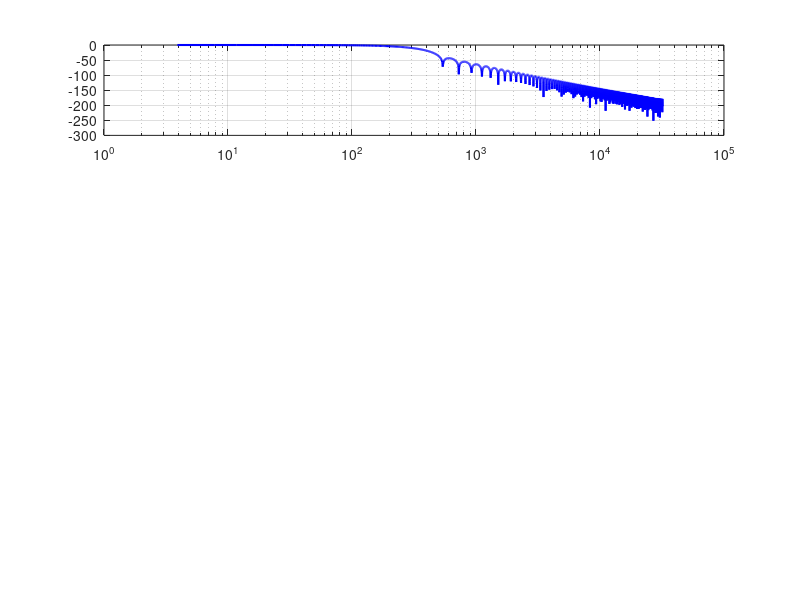

Source code (MATLAB): (Note: this script raises an error after producing the figure.)
%% Diseño de Filtros FIR usando Ventanas para Ecualizador de Audio
% Segundo Parcial - Señales y Sistemas II
% Ecualizador de 4 bandas usando filtros FIR

clear all;
close all;
clc;

%% Especificaciones generales
fs = 64000; % Frecuencia de muestreo en Hz
Ts = 1/fs;  % Periodo de muestreo

% Frecuencias centrales de cada banda
f_central = [102.4, 512, 2560, 12800]; % Hz

% Atenuaciones especificadas
Ap = 6;  % Atenuación en banda de paso (dB) - especificación FIR
As = 15; % Atenuación en banda de rechazo (dB)

fprintf('=== DISEÑO DE FILTROS FIR USANDO VENTANAS ===\n\n');
fprintf('Frecuencia de muestreo: %.0f Hz\n', fs);
fprintf('Frecuencias centrales: %.1f Hz, %.0f Hz, %.2f kHz, %.1f kHz\n\n', ...
    f_central(1), f_central(2), f_central(3)/1000, f_central(4)/1000);

%% Cálculo de frecuencias de corte (media geométrica)
% Las frecuencias de corte están a -3dB y se calculan como la media
% geométrica entre frecuencias centrales adyacentes

fc = zeros(1, 3);
fc(1) = sqrt(f_central(1) * f_central(2));  % Entre 102.4 y 512 Hz
fc(2) = sqrt(f_central(2) * f_central(3));  % Entre 512 y 2560 Hz
fc(3) = sqrt(f_central(3) * f_central(4));  % Entre 2560 y 12800 Hz

fprintf('--- Frecuencias de corte (-3dB) ---\n');
fprintf('fc1 = %.2f Hz (entre %.1f y %.0f Hz)\n', fc(1), f_central(1), f_central(2));
fprintf('fc2 = %.2f Hz (entre %.0f y %.0f Hz)\n', fc(2), f_central(2), f_central(3));
fprintf('fc3 = %.2f Hz (entre %.0f y %.0f Hz)\n\n', fc(3), f_central(3), f_central(4));

%% Cálculo del ancho de banda de transición (Δf) para cada filtro

% Filtro 1: Pasabajos (102.4 Hz)
% Banda de paso: 0 - fc(1) Hz
% Banda de rechazo: desde f_central(2) Hz
delta_f1 = f_central(2) - fc(1);

% Filtro 2: Pasabanda (512 Hz)
% Banda de paso: fc(1) - fc(2) Hz
% Bandas de rechazo: hasta f_central(1) y desde f_central(3)
delta_f2_lower = fc(1) - f_central(1);
delta_f2_upper = f_central(3) - fc(2);
delta_f2 = min(delta_f2_lower, delta_f2_upper);

% Filtro 3: Pasabanda (2.56 kHz)
% Banda de paso: fc(2) - fc(3) Hz
% Bandas de rechazo: hasta f_central(2) y desde f_central(4)
delta_f3_lower = fc(2) - f_central(2);
delta_f3_upper = f_central(4) - fc(3);
delta_f3 = min(delta_f3_lower, delta_f3_upper);

% Filtro 4: Pasaaltos (12.8 kHz)
% Banda de paso: desde fc(3) Hz
% Banda de rechazo: hasta f_central(3)
delta_f4 = fc(3) - f_central(3);

fprintf('--- Anchos de banda de transición (Δf) ---\n');
fprintf('Filtro 1 (Pasabajos %.1f Hz):  Δf = %.2f Hz\n', f_central(1), delta_f1);
fprintf('Filtro 2 (Pasabanda %.0f Hz):  Δf = %.2f Hz\n', f_central(2), delta_f2);
fprintf('Filtro 3 (Pasabanda %.2f kHz): Δf = %.2f Hz\n', f_central(3)/1000, delta_f3);
fprintf('Filtro 4 (Pasaaltos %.1f kHz): Δf = %.2f Hz\n\n', f_central(4)/1000, delta_f4);

%% Selección de ventana
% Según las especificaciones: As = 15 dB
% Ventanas disponibles y sus atenuaciones:
% - Rectangular: 4π/M,  -13 dB (insuficiente)
% - Bartlett:    8π/M,  -25 dB (suficiente)
% - Hanning:     8π/M,  -31 dB (suficiente, mejor)
% - Hamming:     8π/M,  -41 dB (sobre-especificado)
% - Blackman:    12π/M, -57 dB (sobre-especificado)

% Usaremos Hanning por tener buen balance entre atenuación y ancho del lóbulo
ventana_tipo = 'hanning';
At_ventana = 31; % dB de atenuación de la ventana Hanning
ancho_lobulo = 8; % 8π/M para Hanning

fprintf('--- Selección de ventana ---\n');
fprintf('Ventana seleccionada: %s\n', upper(ventana_tipo));
fprintf('Atenuación del lóbulo secundario: %.0f dB\n', At_ventana);
fprintf('Ancho del lóbulo principal: %dπ/M\n\n', ancho_lobulo);

%% Cálculo del orden de los filtros usando la aproximación de Harris
% N = (fs * AT(dB)) / (Δf * 22)

N1 = ceil((fs * At_ventana) / (delta_f1 * 22));
N2 = ceil((fs * At_ventana) / (delta_f2 * 22));
N3 = ceil((fs * At_ventana) / (delta_f3 * 22));
N4 = ceil((fs * At_ventana) / (delta_f4 * 22));

% Asegurar que los órdenes sean impares para tener simetría
if mod(N1, 2) == 0, N1 = N1 + 1; end
if mod(N2, 2) == 0, N2 = N2 + 1; end
if mod(N3, 2) == 0, N3 = N3 + 1; end
if mod(N4, 2) == 0, N4 = N4 + 1; end

fprintf('--- Órdenes de los filtros (Fórmula de Harris) ---\n');
fprintf('Filtro 1 (Pasabajos):  N = %d (M = %d coeficientes)\n', N1, N1+1);
fprintf('Filtro 2 (Pasabanda):  N = %d (M = %d coeficientes)\n', N2, N2+1);
fprintf('Filtro 3 (Pasabanda):  N = %d (M = %d coeficientes)\n', N3, N3+1);
fprintf('Filtro 4 (Pasaaltos):  N = %d (M = %d coeficientes)\n\n', N4, N4+1);

%% Diseño de los filtros FIR usando el método de ventanas

fprintf('--- Diseñando filtros FIR ---\n');

% Normalizar frecuencias de corte (respecto a frecuencia de Nyquist)
wc1 = fc(1) / (fs/2);
wc2 = [fc(1), fc(2)] / (fs/2);
wc3 = [fc(2), fc(3)] / (fs/2);
wc4 = fc(3) / (fs/2);

% Filtro 1: Pasabajos
fprintf('Diseñando Filtro 1 (Pasabajos %.1f Hz)...\n', f_central(1));
b1 = fir1(N1, wc1, 'low', hanning(N1+1));
fprintf('  Coeficientes: %d\n', length(b1));

% Filtro 2: Pasabanda
fprintf('Diseñando Filtro 2 (Pasabanda %.0f Hz)...\n', f_central(2));
b2 = fir1(N2, wc2, 'bandpass', hanning(N2+1));
fprintf('  Coeficientes: %d\n', length(b2));

% Filtro 3: Pasabanda
fprintf('Diseñando Filtro 3 (Pasabanda %.2f kHz)...\n', f_central(3)/1000);
b3 = fir1(N3, wc3, 'bandpass', hanning(N3+1));
fprintf('  Coeficientes: %d\n', length(b3));

% Filtro 4: Pasaaltos
fprintf('Diseñando Filtro 4 (Pasaaltos %.1f kHz)...\n', f_central(4)/1000);
b4 = fir1(N4, wc4, 'high', hanning(N4+1));
fprintf('  Coeficientes: %d\n\n', length(b4));

%% Guardar los filtros diseñados
save('filtros_FIR_diseñados.mat', 'b1', 'b2', 'b3', 'b4', 'fs', ...
     'f_central', 'fc', 'N1', 'N2', 'N3', 'N4', 'ventana_tipo');

fprintf('Filtros guardados en: filtros_FIR_diseñados.mat\n\n');

%% Calcular y graficar respuestas en frecuencia
fprintf('Generando gráficas de respuesta en frecuencia...\n');

% Número de puntos para el análisis de frecuencia
Nfft = 8192;
f_axis = linspace(0, fs/2, Nfft/2+1);

% Respuestas en frecuencia
[H1, w1] = freqz(b1, 1, Nfft, fs);
[H2, w2] = freqz(b2, 1, Nfft, fs);
[H3, w3] = freqz(b3, 1, Nfft, fs);
[H4, w4] = freqz(b4, 1, Nfft, fs);

% Magnitud en dB
H1_dB = 20*log10(abs(H1));
H2_dB = 20*log10(abs(H2));
H3_dB = 20*log10(abs(H3));
H4_dB = 20*log10(abs(H4));

% Fase en grados
H1_phase = angle(H1) * 180/pi;
H2_phase = angle(H2) * 180/pi;
H3_phase = angle(H3) * 180/pi;
H4_phase = angle(H4) * 180/pi;

%% Figura 1: Respuestas en Magnitud
figure('Name', 'Respuestas en Magnitud - Filtros FIR', 'Position', [100 100 1200 800]);

% Filtro 1
subplot(4,1,1);
semilogx(w1, H1_dB, 'b', 'LineWidth', 1.5);
grid on;
hold on;
% Marcar frecuencia central y de corte
xline(f_central(1), 'r--', sprintf('f_c=%.1f Hz', f_central(1)), 'LineWidth', 1);
xline(fc(1), 'g--', sprintf('f_{-3dB}=%.1f Hz', fc(1)), 'LineWidth', 1);
xline(f_central(2), 'm--', sprintf('f_{-15dB}=%.0f Hz', f_central(2)), 'LineWidth', 1);
yline(-3, 'k:', '-3dB');
yline(-15, 'k:', '-15dB');
title(sprintf('Filtro 1: Pasabajos (%.1f Hz) - Orden N=%d', f_central(1), N1));
xlabel('Frecuencia (Hz)');
ylabel('Magnitud (dB)');
ylim([-80 5]);
xlim([10 fs/2]);
legend('H_1(f)', 'Location', 'southwest');

% Filtro 2
subplot(4,1,2);
semilogx(w2, H2_dB, 'b', 'LineWidth', 1.5);
grid on;
hold on;
xline(f_central(2), 'r--', sprintf('f_c=%.0f Hz', f_central(2)), 'LineWidth', 1);
xline(fc(1), 'g--', sprintf('f_{-3dB,L}=%.1f Hz', fc(1)), 'LineWidth', 1);
xline(fc(2), 'g--', sprintf('f_{-3dB,H}=%.1f Hz', fc(2)), 'LineWidth', 1);
xline(f_central(1), 'm--', sprintf('f_{-15dB,L}=%.1f Hz', f_central(1)), 'LineWidth', 1);
xline(f_central(3), 'm--', sprintf('f_{-15dB,H}=%.0f Hz', f_central(3)), 'LineWidth', 1);
yline(-3, 'k:', '-3dB');
yline(-15, 'k:', '-15dB');
title(sprintf('Filtro 2: Pasabanda (%.0f Hz) - Orden N=%d', f_central(2), N2));
xlabel('Frecuencia (Hz)');
ylabel('Magnitud (dB)');
ylim([-80 5]);
xlim([10 fs/2]);
legend('H_2(f)', 'Location', 'southwest');

% Filtro 3
subplot(4,1,3);
semilogx(w3, H3_dB, 'b', 'LineWidth', 1.5);
grid on;
hold on;
xline(f_central(3), 'r--', sprintf('f_c=%.2f kHz', f_central(3)/1000), 'LineWidth', 1);
xline(fc(2), 'g--', sprintf('f_{-3dB,L}=%.1f Hz', fc(2)), 'LineWidth', 1);
xline(fc(3), 'g--', sprintf('f_{-3dB,H}=%.1f kHz', fc(3)/1000), 'LineWidth', 1);
xline(f_central(2), 'm--', sprintf('f_{-15dB,L}=%.0f Hz', f_central(2)), 'LineWidth', 1);
xline(f_central(4), 'm--', sprintf('f_{-15dB,H}=%.1f kHz', f_central(4)/1000), 'LineWidth', 1);
yline(-3, 'k:', '-3dB');
yline(-15, 'k:', '-15dB');
title(sprintf('Filtro 3: Pasabanda (%.2f kHz) - Orden N=%d', f_central(3)/1000, N3));
xlabel('Frecuencia (Hz)');
ylabel('Magnitud (dB)');
ylim([-80 5]);
xlim([10 fs/2]);
legend('H_3(f)', 'Location', 'southwest');

% Filtro 4
subplot(4,1,4);
semilogx(w4, H4_dB, 'b', 'LineWidth', 1.5);
grid on;
hold on;
xline(f_central(4), 'r--', sprintf('f_c=%.1f kHz', f_central(4)/1000), 'LineWidth', 1);
xline(fc(3), 'g--', sprintf('f_{-3dB}=%.1f kHz', fc(3)/1000), 'LineWidth', 1);
xline(f_central(3), 'm--', sprintf('f_{-15dB}=%.2f kHz', f_central(3)/1000), 'LineWidth', 1);
yline(-3, 'k:', '-3dB');
yline(-15, 'k:', '-15dB');
title(sprintf('Filtro 4: Pasaaltos (%.1f kHz) - Orden N=%d', f_central(4)/1000, N4));
xlabel('Frecuencia (Hz)');
ylabel('Magnitud (dB)');
ylim([-80 5]);
xlim([10 fs/2]);
legend('H_4(f)', 'Location', 'southwest');

saveas(gcf, 'FIR_Respuestas_Magnitud.png');

%% Figura 2: Respuestas en Fase
figure('Name', 'Respuestas en Fase - Filtros FIR', 'Position', [150 150 1200 800]);

% Filtro 1
subplot(4,1,1);
semilogx(w1, H1_phase, 'b', 'LineWidth', 1.5);
grid on;
title(sprintf('Filtro 1: Pasabajos (%.1f Hz) - Fase', f_central(1)));
xlabel('Frecuencia (Hz)');
ylabel('Fase (grados)');
xlim([10 fs/2]);

% Filtro 2
subplot(4,1,2);
semilogx(w2, H2_phase, 'b', 'LineWidth', 1.5);
grid on;
title(sprintf('Filtro 2: Pasabanda (%.0f Hz) - Fase', f_central(2)));
xlabel('Frecuencia (Hz)');
ylabel('Fase (grados)');
xlim([10 fs/2]);

% Filtro 3
subplot(4,1,3);
semilogx(w3, H3_phase, 'b', 'LineWidth', 1.5);
grid on;
title(sprintf('Filtro 3: Pasabanda (%.2f kHz) - Fase', f_central(3)/1000));
xlabel('Frecuencia (Hz)');
ylabel('Fase (grados)');
xlim([10 fs/2]);

% Filtro 4
subplot(4,1,4);
semilogx(w4, H4_phase, 'b', 'LineWidth', 1.5);
grid on;
title(sprintf('Filtro 4: Pasaaltos (%.1f kHz) - Fase', f_central(4)/1000));
xlabel('Frecuencia (Hz)');
ylabel('Fase (grados)');
xlim([10 fs/2]);

saveas(gcf, 'FIR_Respuestas_Fase.png');

%% Figura 3: Respuesta combinada de todos los filtros
figure('Name', 'Respuestas Combinadas - Todos los Filtros FIR', 'Position', [200 200 1000 600]);

subplot(2,1,1);
semilogx(w1, H1_dB, 'b', 'LineWidth', 1.5); hold on;
semilogx(w2, H2_dB, 'r', 'LineWidth', 1.5);
semilogx(w3, H3_dB, 'g', 'LineWidth', 1.5);
semilogx(w4, H4_dB, 'm', 'LineWidth', 1.5);
grid on;
yline(-3, 'k:', '-3dB');
yline(-15, 'k:', '-15dB');
title('Respuestas en Magnitud - Todos los Filtros FIR');
xlabel('Frecuencia (Hz)');
ylabel('Magnitud (dB)');
ylim([-80 5]);
xlim([10 fs/2]);
legend('Pasabajos (102.4 Hz)', 'Pasabanda (512 Hz)', ...
       'Pasabanda (2.56 kHz)', 'Pasaaltos (12.8 kHz)', 'Location', 'southwest');

subplot(2,1,2);
semilogx(w1, H1_phase, 'b', 'LineWidth', 1.5); hold on;
semilogx(w2, H2_phase, 'r', 'LineWidth', 1.5);
semilogx(w3, H3_phase, 'g', 'LineWidth', 1.5);
semilogx(w4, H4_phase, 'm', 'LineWidth', 1.5);
grid on;
title('Respuestas en Fase - Todos los Filtros FIR');
xlabel('Frecuencia (Hz)');
ylabel('Fase (grados)');
xlim([10 fs/2]);
legend('Pasabajos (102.4 Hz)', 'Pasabanda (512 Hz)', ...
       'Pasabanda (2.56 kHz)', 'Pasaaltos (12.8 kHz)', 'Location', 'southwest');

saveas(gcf, 'FIR_Respuestas_Combinadas.png');

%% Verificación de especificaciones
fprintf('--- Verificación de especificaciones ---\n\n');

% Función auxiliar para encontrar ganancia a una frecuencia específica
find_gain = @(H, w, f_target) interp1(w, 20*log10(abs(H)), f_target);

% Filtro 1 - Pasabajos
fprintf('Filtro 1 (Pasabajos %.1f Hz):\n', f_central(1));
fprintf('  Ganancia a %.1f Hz (central):    %.2f dB\n', f_central(1), find_gain(H1, w1, f_central(1)));
fprintf('  Ganancia a %.2f Hz (corte):      %.2f dB\n', fc(1), find_gain(H1, w1, fc(1)));
fprintf('  Ganancia a %.0f Hz (rechazo):    %.2f dB\n\n', f_central(2), find_gain(H1, w1, f_central(2)));

% Filtro 2 - Pasabanda
fprintf('Filtro 2 (Pasabanda %.0f Hz):\n', f_central(2));
fprintf('  Ganancia a %.0f Hz (central):    %.2f dB\n', f_central(2), find_gain(H2, w2, f_central(2)));
fprintf('  Ganancia a %.2f Hz (corte inf):  %.2f dB\n', fc(1), find_gain(H2, w2, fc(1)));
fprintf('  Ganancia a %.2f Hz (corte sup):  %.2f dB\n', fc(2), find_gain(H2, w2, fc(2)));
fprintf('  Ganancia a %.1f Hz (rechazo):    %.2f dB\n', f_central(1), find_gain(H2, w2, f_central(1)));
fprintf('  Ganancia a %.0f Hz (rechazo):    %.2f dB\n\n', f_central(3), find_gain(H2, w2, f_central(3)));

% Filtro 3 - Pasabanda
fprintf('Filtro 3 (Pasabanda %.2f kHz):\n', f_central(3)/1000);
fprintf('  Ganancia a %.0f Hz (central):    %.2f dB\n', f_central(3), find_gain(H3, w3, f_central(3)));
fprintf('  Ganancia a %.2f Hz (corte inf):  %.2f dB\n', fc(2), find_gain(H3, w3, fc(2)));
fprintf('  Ganancia a %.2f Hz (corte sup):  %.2f dB\n', fc(3), find_gain(H3, w3, fc(3)));
fprintf('  Ganancia a %.0f Hz (rechazo):    %.2f dB\n', f_central(2), find_gain(H3, w3, f_central(2)));
fprintf('  Ganancia a %.0f Hz (rechazo):    %.2f dB\n\n', f_central(4), find_gain(H3, w3, f_central(4)));

% Filtro 4 - Pasaaltos
fprintf('Filtro 4 (Pasaaltos %.1f kHz):\n', f_central(4)/1000);
fprintf('  Ganancia a %.0f Hz (central):    %.2f dB\n', f_central(4), find_gain(H4, w4, f_central(4)));
fprintf('  Ganancia a %.2f Hz (corte):      %.2f dB\n', fc(3), find_gain(H4, w4, fc(3)));
fprintf('  Ganancia a %.0f Hz (rechazo):    %.2f dB\n\n', f_central(3), find_gain(H4, w4, f_central(3)));

fprintf('=== DISEÑO COMPLETADO ===\n');
fprintf('Los filtros FIR han sido diseñados exitosamente.\n');
fprintf('Archivos generados:\n');
fprintf('  - filtros_FIR_diseñados.mat\n');
fprintf('  - FIR_Respuestas_Magnitud.png\n');
fprintf('  - FIR_Respuestas_Fase.png\n');
fprintf('  - FIR_Respuestas_Combinadas.png\n');
